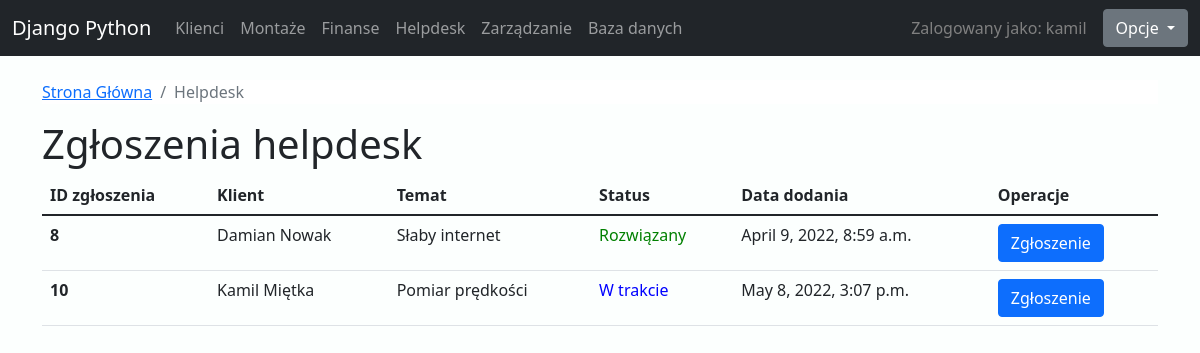
The page /helpdesk/ (signed in) on the database its author committed.
### helpdesk/models.py (models this page shows, shortened)
class Zgloszenie(models.Model):
    klient = models.ForeignKey(Klient, on_delete=models.CASCADE)
    temat = models.CharField(max_length=100)
    tresc = models.TextField(max_length=500, blank=True)
    dataUtworzenia = models.DateTimeField(auto_now_add=True)
    statusRozwiazany = models.BooleanField(default=False)
    zalacznik = models.FileField(upload_to="helpdesk", blank=True, null=True)
    class Meta:
        verbose_name = "Zgłoszenie"
        verbose_name_plural = "Zgłoszenia"

### klienci/models.py (models this page shows)
class Klient(models.Model):
    imie = models.CharField(max_length=50)
    nazwisko = models.CharField(max_length=50)
    pesel = models.CharField(max_length=11)
    seriaDowodu = models.CharField(max_length=9)
    aktywny = models.BooleanField(default=True)
    numerGSM = models.CharField(max_length=20, blank=True)
    numerStacjonarny = models.CharField(max_length=20, blank=True)
    email = models.EmailField(blank=True, null=True)
    miastoZamieszkania = models.CharField(max_length=50)
    ulicaZamieszkania = models.CharField(max_length=50)
    numerZamieszkania = models.CharField(max_length=50)
    numerMieszkaniaZamieszkania = models.CharField(max_length=50,blank=True)
    kodPocztowyZamieszkania = models.CharField(max_length=6)
    wojewodztwoInstalacji = models.ForeignKey(Wojewodztwo, on_delete=models.CASCADE)
    powiatInstalacji = models.ForeignKey(Powiat, on_delete=models.CASCADE)
    gminaInstalacji = models.ForeignKey(Gmina, on_delete=models.CASCADE)
    miastoInstalacji = models.ForeignKey(Miasto, on_delete=models.CASCADE)
    ulicaInstalacji = models.ForeignKey(Ulica, on_delete=models.CASCADE)
    numerInstalacji = models.CharField(max_length=50)
    numerMieszkaniaInstalacji = models.CharField(max_length=50, blank=True)
    kodPocztowyInstalacji = models.CharField(max_length=6)
    uzytkownik = models.OneToOneField(User, null=True, on_delete=models.CASCADE)
    stanKonta = models.FloatField(default=0)
    taryfa = models.ForeignKey(Taryfa, on_delete=models.CASCADE, blank=True, null=True)
    pakiety = models.ManyToManyField(PakietDodatkowy, blank=True,)
    def __str__(self):
        return f'{self.imie} {self.nazwisko}'
    class Meta:
        verbose_name = "Klient"
        verbose_name_plural = "Klienci"

### helpdesk/views.py (the view)
# urls.py: path('', views.zgloszenia, name="zgloszenia"),
@login_required(login_url="logowanie")
def zgloszenia(request):
    zalogowany = User.objects.get(username = request.user)
    if zalogowany.groups.filter(name='klienci'):
        return redirect('profil_klienta')
    zgloszenia = Zgloszenie.objects.all()
    if 'archiwum' in request.POST:
        zgloszenie = Zgloszenie.objects.get(id = request.POST['id'])
        zgloszenie.statusRozwiazany = True
        zgloszenie.save()
    return render(request, 'helpdesk/zgloszenia.html', {'zgloszenia':zgloszenia})

### templates/helpdesk/zgloszenia.html
{% extends 'glowna/szablon.html' %}
{%block content %}
<nav style="background-color:white;" aria-label="breadcrumb">
    <ol class="breadcrumb">
      <li class="breadcrumb-item"><a href="{% url 'glowna' %}">Strona Główna</a></li>
      <li class="breadcrumb-item active" aria-current="page">Helpdesk</li>
    </ol>
  </nav>
  <h1>Zgłoszenia helpdesk</h1>
<table class="table" id="tabela">
    <thead>
      <tr>
        <th scope="col">ID zgłoszenia</th>
        <th scope="col">Klient</th>
        <th scope="col">Temat</th>
        <th scope="col">Status</th>
        <th scope="col">Data dodania</th>
        <th scope="col">Operacje</th>
      </tr>
    </thead>
    <tbody>
        {%for zgloszenie in zgloszenia%}
        <tr>
            <th scope="row">{{zgloszenie.id}}</th>
                <td>{{zgloszenie.klient}}</td>
                <td> {{zgloszenie.temat}}</td>
                {% if zgloszenie.statusRozwiazany == False%}
                <td style="color:blue;"> W trakcie</td>
                {% else %}
                <td style="color:green;">Rozwiązany</td>
                {% endif %}
                <td> {{zgloszenie.dataUtworzenia}}
                <td><a href="id/{{zgloszenie.id}}" class="btn btn-primary btn-smactive" role="button" aria-pressed="true">Zgłoszenie</a></td>
        </tr>
        {% endfor %}
    </tbody>
</table>
{% endblock %}

### templates/glowna/nawigacja.html (shortened to what this page needs)
<div class="sticky-top">
<nav class="navbar navbar-expand-lg navbar-dark bg-dark">
			<div class="container-fluid">
				<a href="{% url 'glowna'%}" class="navbar-brand">Django Python</a>
				<div class="collapse navbar-collapse" id="navbarSupportedContent">
					<ul class="navbar-nav me-auto mb-2 mb-lg-0">
							<li class="nav-item">
								<a class="nav-link" href="{% url 'klienci'%}">Klienci </a>
							</li>
							<li class="nav-item">
								<a class="nav-link" href="{% url 'montaze'%}">Montaże</a>
							</li>
							<li class="nav-item">
								<a class="nav-link" href="{% url 'finanse'%}">Finanse</a>
							</li>
							<li class="nav-item">
								<a class="nav-link" href="{% url 'zgloszenia'%}">Helpdesk</a>
							</li>
							<li class="nav-item">
								<a class="nav-link" href="{% url 'zarzadzanie'%}">Zarządzanie</a>
							</li>
							{% if request.user.is_superuser %}
							<li class="nav-item">
								<a class="nav-link" href="{% url 'admin:index' %}">Baza danych</a>
							</li>
							{% else %}
							<li class="nav-item">
								<a class="nav-link disabled" href="{% url 'admin:index' %}">Baza danych</a>
							</li>
							{% endif %}
					</ul>
						<span style="color:gray;"class="nav-link">Zalogowany jako: {{request.user}} </span>
						<div class="dropdown ">
							<button class="btn btn-secondary dropdown-toggle" type="button" id="dropdownMenuButton1" data-bs-toggle="dropdown" aria-expanded="false">
							Opcje
							</button>
						</div>
				</div>
			</div>
</nav>
</div>

### statyczne/szablonStyl.css (style rules this page uses)
body { background-color:rgb(252, 255, 254); }

### rows shown on the page
Zgloszenie: id "8", klient "Damian Nowak", temat "Słaby internet", statusRozwiazany "Rozwiązany", dataUtworzenia "April 9, 2022, 8:59 a.m."
Zgloszenie: id "10", klient "Kamil Miętka", temat "Pomiar prędkości", statusRozwiazany "W trakcie", dataUtworzenia "May 8, 2022, 3:07 p.m."

### other values the page prints
{{ request.user }} "kamil"
